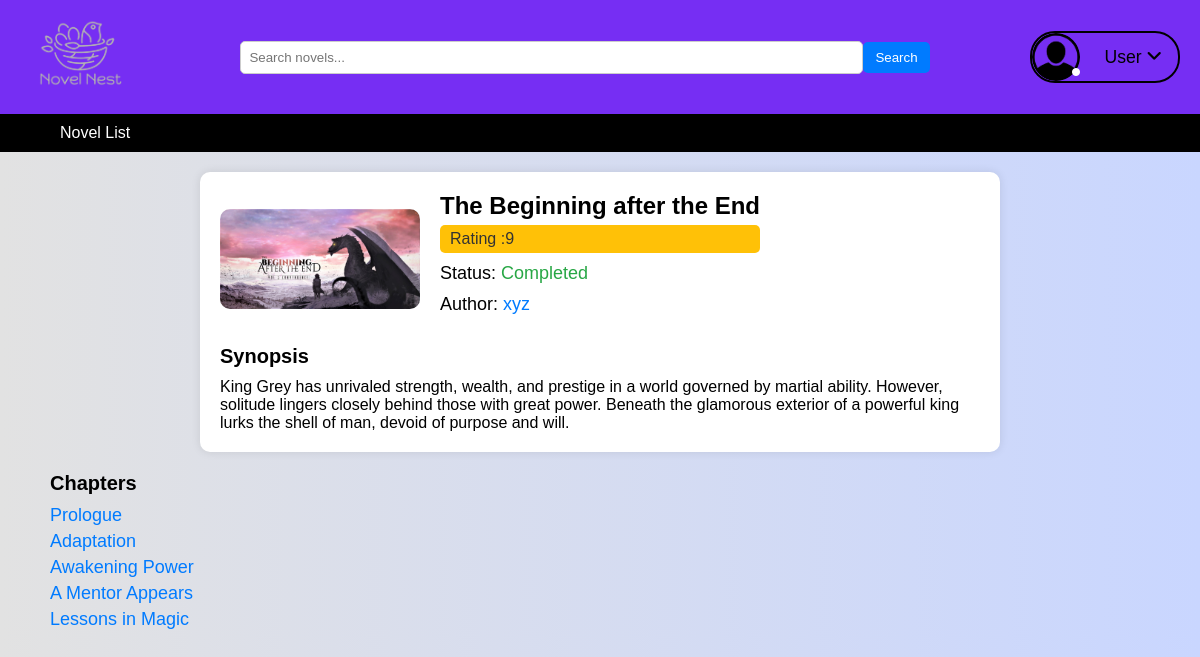
The page /noveldetails.php?novel_id=789003 on the database its author committed.
### tables this page shows
CREATE TABLE `novel` (
  `novel_id` bigint(20) UNSIGNED NOT NULL,
  `novel_name` varchar(255) NOT NULL,
  `status` tinyint(1) NOT NULL,
  `intro` longtext NOT NULL,
  `novel_img_link` varchar(255) NOT NULL,
  `Rating` float NOT NULL,
  `Action` tinyint(1) NOT NULL,
  `Adventure` tinyint(1) NOT NULL,
  `Fantasy` tinyint(1) NOT NULL,
  `Isekai` tinyint(1) NOT NULL,
  `Slice_of_Life` tinyint(1) NOT NULL,
  `Read_Count` int(11) NOT NULL
);

CREATE TABLE `novel_chapter` (
  `novel_id` bigint(20) UNSIGNED NOT NULL,
  `cpt_no` bigint(20) NOT NULL,
  `chapter_title` varchar(255) NOT NULL,
  `cpt_text` longtext NOT NULL,
  `Descript_ID` int(20) NOT NULL
);

### noveldetails.php (the view, shortened to what this page needs)
<?php
include 'dbconn.php';
if (isset($_GET['novel_id'])) {
    $novel_id = $_GET['novel_id'];
    $query = "SELECT * FROM novel WHERE novel_id = $novel_id";
    $result = mysqli_query($con, $query);
    if (mysqli_num_rows($result) > 0) {
        $row = mysqli_fetch_assoc($result);
        $novel_name = $row["novel_name"];
        $rating = $row["Rating"];
        $status = ($row["status"] == 0) ? "Completed" : "Ongoing";
        $author = "xyz";
        $synopsis = $row["intro"];
        $chapters_query = "SELECT * FROM novel_chapter WHERE novel_id = $novel_id ORDER BY cpt_no ASC";
        $chapters_result = mysqli_query($con, $chapters_query);
        $chapters = [];
        while ($chapter_row = mysqli_fetch_assoc($chapters_result)) {
            $chapters[] = $chapter_row;
        }
    } else {
        echo "Novel not found.";
    }
} else {
    echo "Invalid request.";
}
?>
<!DOCTYPE html>
<html lang="en">
<head>
    <link rel="stylesheet" href="detailstyles.css">
    <link rel="stylesheet" href="navbarStyles.css">
    <link
      rel="stylesheet"
      href="https://cdnjs.cloudflare.com/ajax/libs/font-awesome/6.2.1/css/all.min.css"
    />
</head>
<body>
<header>
    <a href="home.php" class="logo"><img src="assets/NovelNestLogo.png" alt="Novel Next Logo"></a>
    <div class="search-bar">
        <input type="text" id="searchInput" placeholder="Search novels...">
        <button onclick="searchNovels()">Search</button>
    </div>
    <div class="profile-dropdown">
        <div onclick="toggle()" class="profile-dropdown-btn">
            <div class="profile-img">
                <i class="fa-solid fa-circle"></i>
            </div>
            <span>
          <?php echo isset($_SESSION['user_name']) ? $_SESSION['user_name'] : 'User'; ?>
            <i class="fa-solid fa-angle-down"></i>
          </span>
        </div>
    </div>
</header>
<nav class="navbar">
    <ul>
        <li><a href="novel_list.php">Novel List</a></li>
    </ul>
</nav>
<div class="container">
    <div class="novel-header">
        <img src="<?php echo $row['novel_img_link']; ?>" alt="Cover Image">
        <div class="novel-info">
            <h1><?php echo $novel_name; ?></h1>
            <div class="rating">
                <span class="rating-count">Rating :<?php echo $rating; ?></span>
            </div>
            <p class="status">Status: <span><?php echo $status; ?></span></p>
            <p class="author">Author: <span><?php echo $author; ?></span></p>
        </div>
    </div>
    <div class="novel-description">
        <h2>Synopsis</h2>
        <p><?php echo $synopsis; ?></p>
    </div>
</div>
<div class="chapter-list">
    <h2>Chapters</h2>
    <ul>
        <?php foreach ($chapters as $chapter): ?>
             <li><a href="chapterPage.php?novel_id=<?php echo $novel_id; ?>&chapter_no=<?php echo $chapter['cpt_no']; ?>&chapter_title=<?php echo urlencode($chapter['chapter_title']); ?>&chapter_text=<?php echo urlencode($chapter['cpt_text']); ?>"><?php echo $chapter["chapter_title"]; ?></a></li>
        <?php endforeach; ?>
    </ul>
</div>
</body>
</html>

### detailstyles.css (style rules this page uses)
* { margin: 0; padding: 0; box-sizing: border-box; }
body { font-family: Arial, sans-serif; background-color: #c9d6ff; background: linear-gradient(to right, #e2e2e2, #c9d6ff); }
header { background-color: #762ef3; color: #ffffff; padding: 10px 20px; display: flex; align-items: center; justify-content: space-between; }
.logo { font-size: 1.5rem; text-decoration: none; color: #000000; }
.logo img { filter: brightness(70%); width: 120px; height: auto; transition: filter 0.3s; }
.search-bar { flex-grow: 1; margin: 20px auto; overflow: hidden; display: flex; justify-content: center; align-items: center; }
.search-bar input[type="text"] { padding: 8px; width: 70%; border: 1px solid #ccc; border-radius: 5px; }
.search-bar button { padding: 8px 12px; border: none; background-color: #007bff; color: #fff; border-radius: 5px; cursor: pointer; }
.profile-dropdown { position: relative; width: fit-content; }
.profile-dropdown-btn { display: flex; align-items: center; justify-content: space-between; padding-right: 1rem; font-size: 0.9rem; font-weight: 500; width: 150px; border-radius: 25px; overflow: hidden; background-color:#762ef3; cursor: pointer; border: 2px solid black; transition: box-shadow 0.2s ease-in, background-color 0.2s ease-in, border 0.3s; }
.profile-img { position: relative; width: 3rem; height: 3rem; border-radius: 50%; background: url(./assets/profile-pic.png); background-size: cover; }
.profile-img i { position: absolute; right: 0; bottom: 0.3rem; font-size: 0.5rem; color: var(--green); }
.profile-dropdown-btn span { margin: 0 0.5rem; margin-right: 0; color: #000000; font-size: 1.1rem; }
.container { max-width: 800px; margin: 20px auto; background-color: #fff; padding: 20px; border-radius: 10px; box-shadow: 0 0 10px rgba(0, 0, 0, 0.1); }
.novel-header { display: flex; align-items: center; }
.novel-header img { width: 200px; height: auto; border-radius: 10px; }
.novel-info { margin-left: 20px; }
.novel-info h1 { font-size: 24px; margin: 0; }
.rating { background-color: #ffc107; color: #333; font-size: 16px; padding: 5px 10px; border-radius: 5px; margin-top: 5px; }
.status, .author { font-size: 18px; margin: 10px 0; }
.status span { color: #28a745; }
.author span { color: #007bff; }
.novel-description { margin-top: 20px; }
.novel-description h2 { font-size: 20px; margin-bottom: 10px; }
.chapter-list { margin-top: 20px; margin-left: 50px }
.chapter-list h2 { font-size: 20px; margin-bottom: 10px; }
.chapter-list ul { list-style-type: none; padding: 0; }
.chapter-list ul li { font-size: 18px; margin-bottom: 5px; }
.chapter-list ul li a { color: #007bff; text-decoration: none; }

### navbarStyles.css (style rules this page uses)
.navbar { background-color: #000000 !important; padding: 10px 40px !important; }
.navbar ul { background-color: #000000 !important; list-style-type: none !important; margin: 0 !important; padding: 0 !important; text-align: left !important; }
.navbar ul li { background-color: #000000 !important; display: inline-block !important; margin-right: 20px !important; }
.navbar ul li:last-child { margin-right: 0 !important; }
.navbar ul li a { text-decoration: none !important; color: #fff !important; padding: 10px 20px !important; border-radius: 5px !important; transition: background-color 0.3s ease !important; }

### rows shown on the page
novel: novel_img_link (picture), novel_name "The Beginning after the End", Rating "9", status "Completed", intro "King Grey has unrivaled strength, wealth, and prestige in a world governed by martial ability. However, solitude lingers closely behind those with great power. Beneath the glamorous exterior of a powerful king lurks the shell of man, devoid of purpose and will."
novel_chapter: chapter_title "Prologue"
novel_chapter: chapter_title "Adaptation"
novel_chapter: chapter_title "Awakening Power"
novel_chapter: chapter_title "A Mentor Appears"
novel_chapter: chapter_title "Lessons in Magic"

### other values the page prints
$author "xyz"
